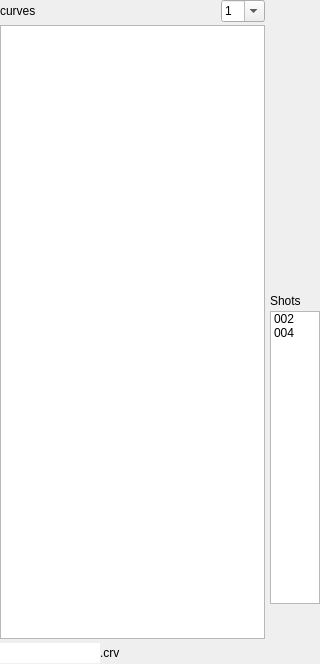
<?xml version="1.0" encoding="UTF-8"?>
<ui version="4.0">
 <class>widget_curves_browser</class>
 <widget class="QWidget" name="widget_curves_browser">
  <property name="geometry">
   <rect>
    <x>0</x>
    <y>0</y>
    <width>320</width>
    <height>664</height>
   </rect>
  </property>
  <property name="windowTitle">
   <string>Form</string>
  </property>
  <layout class="QHBoxLayout" name="horizontalLayout">
   <property name="spacing">
    <number>6</number>
   </property>
   <property name="leftMargin">
    <number>0</number>
   </property>
   <property name="topMargin">
    <number>0</number>
   </property>
   <property name="rightMargin">
    <number>0</number>
   </property>
   <property name="bottomMargin">
    <number>0</number>
   </property>
   <item>
    <layout class="QVBoxLayout" name="verticalLayout_4">
     <property name="spacing">
      <number>5</number>
     </property>
     <item>
      <layout class="QHBoxLayout" name="horizontalLayout_4">
       <item>
        <layout class="QVBoxLayout" name="verticalLayout_5">
         <property name="spacing">
          <number>3</number>
         </property>
         <item>
          <layout class="QHBoxLayout" name="horizontalLayout_3">
           <item>
            <widget class="QLabel" name="label_edition_4">
             <property name="text">
              <string>curves</string>
             </property>
            </widget>
           </item>
           <item>
            <spacer name="horizontalSpacer_3">
             <property name="orientation">
              <enum>Qt::Horizontal</enum>
             </property>
             <property name="sizeHint" stdset="0">
              <size>
               <width>5</width>
               <height>20</height>
              </size>
             </property>
            </spacer>
           </item>
           <item>
            <widget class="QComboBox" name="combobox_filter_by_episode">
             <property name="sizePolicy">
              <sizepolicy hsizetype="Preferred" vsizetype="Fixed">
               <horstretch>0</horstretch>
               <verstretch>0</verstretch>
              </sizepolicy>
             </property>
             <property name="minimumSize">
              <size>
               <width>0</width>
               <height>0</height>
              </size>
             </property>
             <property name="acceptDrops">
              <bool>false</bool>
             </property>
             <property name="editable">
              <bool>true</bool>
             </property>
             <property name="currentText">
              <string notr="true">1</string>
             </property>
             <property name="maxVisibleItems">
              <number>20</number>
             </property>
             <property name="sizeAdjustPolicy">
              <enum>QComboBox::AdjustToContents</enum>
             </property>
             <property name="frame">
              <bool>true</bool>
             </property>
             <item>
              <property name="text">
               <string>1</string>
              </property>
             </item>
             <item>
              <property name="text">
               <string>2</string>
              </property>
             </item>
             <item>
              <property name="text">
               <string>39</string>
              </property>
             </item>
            </widget>
           </item>
          </layout>
         </item>
         <item>
          <widget class="QListWidget" name="list_curve_names">
           <property name="sizePolicy">
            <sizepolicy hsizetype="MinimumExpanding" vsizetype="Expanding">
             <horstretch>0</horstretch>
             <verstretch>0</verstretch>
            </sizepolicy>
           </property>
           <property name="minimumSize">
            <size>
             <width>120</width>
             <height>600</height>
            </size>
           </property>
           <property name="editTriggers">
            <set>QAbstractItemView::NoEditTriggers</set>
           </property>
           <property name="showDropIndicator" stdset="0">
            <bool>false</bool>
           </property>
           <property name="selectionMode">
            <enum>QAbstractItemView::SingleSelection</enum>
           </property>
           <property name="viewMode">
            <enum>QListView::ListMode</enum>
           </property>
          </widget>
         </item>
         <item>
          <layout class="QHBoxLayout" name="horizontalLayout_2">
           <property name="spacing">
            <number>0</number>
           </property>
           <property name="bottomMargin">
            <number>0</number>
           </property>
           <item>
            <widget class="QLineEdit" name="lineEdit_save_name">
             <property name="maximumSize">
              <size>
               <width>100</width>
               <height>16777215</height>
              </size>
             </property>
             <property name="frame">
              <bool>false</bool>
             </property>
            </widget>
           </item>
           <item>
            <widget class="QLabel" name="label">
             <property name="text">
              <string>.crv</string>
             </property>
            </widget>
           </item>
           <item>
            <widget class="QPushButton" name="pushButton_save">
             <property name="sizePolicy">
              <sizepolicy hsizetype="Maximum" vsizetype="Fixed">
               <horstretch>0</horstretch>
               <verstretch>0</verstretch>
              </sizepolicy>
             </property>
             <property name="text">
              <string/>
             </property>
             <property name="icon">
              <iconset>
               <normaloff>img/document-save-as.png</normaloff>img/document-save-as.png</iconset>
             </property>
             <property name="flat">
              <bool>true</bool>
             </property>
            </widget>
           </item>
          </layout>
         </item>
        </layout>
       </item>
       <item>
        <layout class="QVBoxLayout" name="verticalLayout_3">
         <property name="spacing">
          <number>3</number>
         </property>
         <property name="topMargin">
          <number>0</number>
         </property>
         <property name="bottomMargin">
          <number>60</number>
         </property>
         <item>
          <spacer name="verticalSpacer">
           <property name="orientation">
            <enum>Qt::Vertical</enum>
           </property>
           <property name="sizeHint" stdset="0">
            <size>
             <width>20</width>
             <height>40</height>
            </size>
           </property>
          </spacer>
         </item>
         <item>
          <widget class="QLabel" name="label_edition_6">
           <property name="sizePolicy">
            <sizepolicy hsizetype="Maximum" vsizetype="Preferred">
             <horstretch>0</horstretch>
             <verstretch>0</verstretch>
            </sizepolicy>
           </property>
           <property name="text">
            <string>Shots</string>
           </property>
          </widget>
         </item>
         <item>
          <widget class="QListWidget" name="list_shots_using_same_curves">
           <property name="enabled">
            <bool>true</bool>
           </property>
           <property name="sizePolicy">
            <sizepolicy hsizetype="Maximum" vsizetype="Expanding">
             <horstretch>0</horstretch>
             <verstretch>0</verstretch>
            </sizepolicy>
           </property>
           <property name="minimumSize">
            <size>
             <width>0</width>
             <height>0</height>
            </size>
           </property>
           <property name="maximumSize">
            <size>
             <width>50</width>
             <height>16777215</height>
            </size>
           </property>
           <property name="editTriggers">
            <set>QAbstractItemView::NoEditTriggers</set>
           </property>
           <property name="showDropIndicator" stdset="0">
            <bool>false</bool>
           </property>
           <property name="selectionMode">
            <enum>QAbstractItemView::NoSelection</enum>
           </property>
           <property name="viewMode">
            <enum>QListView::ListMode</enum>
           </property>
           <item>
            <property name="text">
             <string>002</string>
            </property>
           </item>
           <item>
            <property name="text">
             <string>004</string>
            </property>
           </item>
          </widget>
         </item>
        </layout>
       </item>
      </layout>
     </item>
    </layout>
   </item>
  </layout>
 </widget>
 <resources/>
 <connections/>
</ui>
